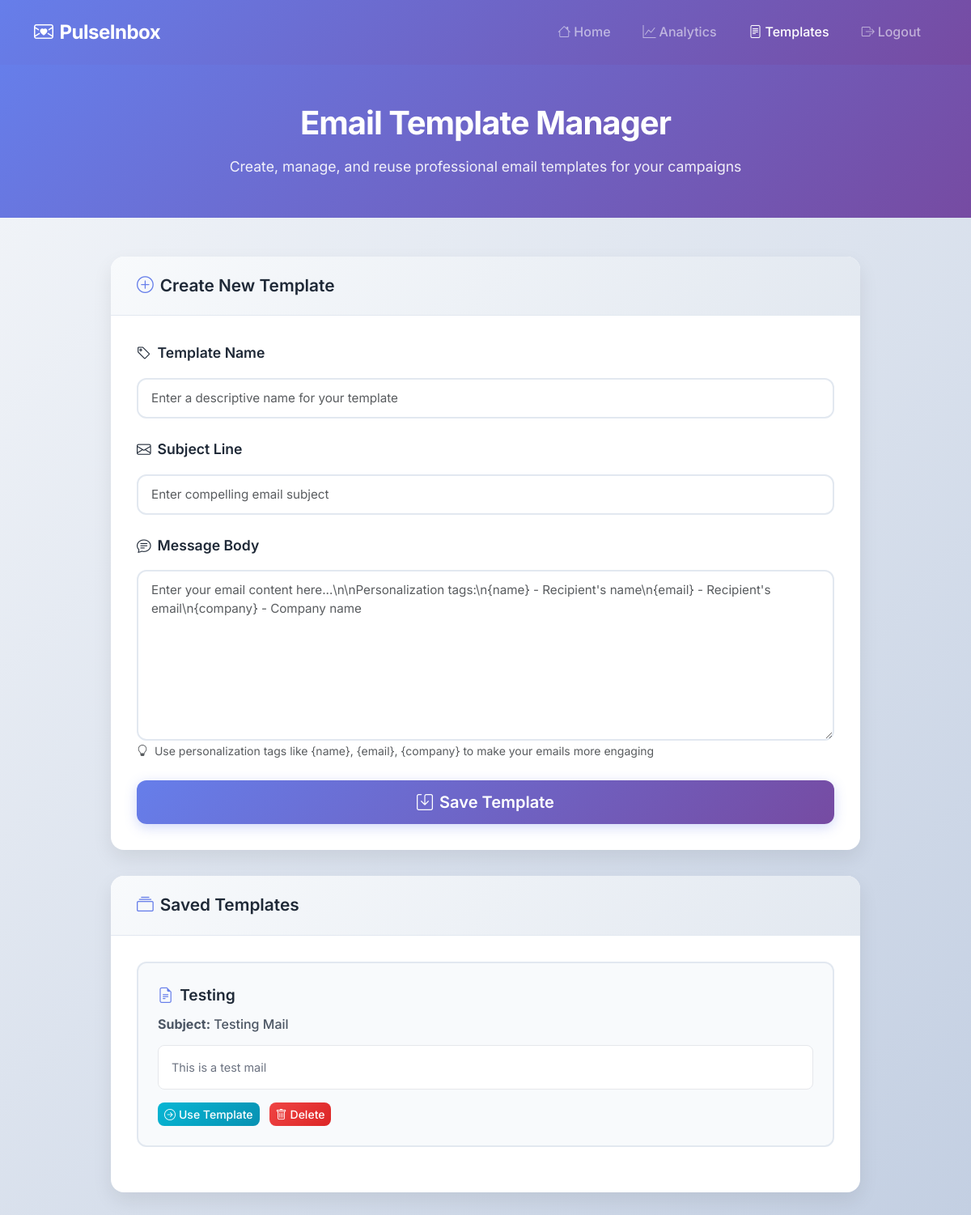
Screenshot of /templates (signed in) with the database file from the repository.
### tables this page shows
CREATE TABLE templates (
            id INTEGER PRIMARY KEY,
            name TEXT UNIQUE,
            subject TEXT,
            body TEXT,
            created_at TIMESTAMP DEFAULT CURRENT_TIMESTAMP
        );

### app.py (the view)
@app.route("/templates")
def template_manager():
    conn = sqlite3.connect('email_campaigns.db')
    c = conn.cursor()
    c.execute('SELECT name, subject, body FROM templates')
    templates = [{'name': row[0], 'subject': row[1], 'body': row[2]} for row in c.fetchall()]
    conn.close()
    return render_template("template_manager.html", templates=templates)

### app.py (called while the page is built)
@app.before_request
def before_request():
    if request.endpoint in PUBLIC_ROUTES:
        pass
    elif not session.get('logged_in') and request.endpoint != 'login':
        return redirect(url_for('login'))
    request.environ['HTTP_NGROK_SKIP_BROWSER_WARNING'] = 'true'
    request.environ['HTTP_NGROK_SKIP_BROWSER_WARNING'] = 'any'

@app.after_request
def after_request(response):
    response.headers['ngrok-skip-browser-warning'] = 'true'
    response.headers['ngrok-skip-browser-warning'] = 'any'
    response.headers['ngrok-skip-browser-warning'] = '1'
    response.headers['User-Agent'] = 'GradientMIT-EmailTracker/1.0'
    response.headers['X-Requested-With'] = 'XMLHttpRequest'
    response.headers['Accept'] = 'text/html,application/xhtml+xml,application/xml;q=0.9,*/*;q=0.8'
    response.headers['X-Forwarded-For'] = '127.0.0.1'
    response.headers['X-Real-IP'] = '127.0.0.1'
    response.headers['CF-Connecting-IP'] = '127.0.0.1'
    response.headers['Cache-Control'] = 'no-cache, no-store, must-revalidate'
    response.headers['Pragma'] = 'no-cache'
    response.headers['Expires'] = '0'
    return response

### templates/template_manager.html (shortened to what this page needs)
<!DOCTYPE html>
<html lang="en">
<head>
    <link href="https://cdn.jsdelivr.net/npm/bootstrap@5.3.0/dist/css/bootstrap.min.css" rel="stylesheet">
    <link rel="stylesheet" href="https://cdn.jsdelivr.net/npm/bootstrap-icons@1.10.5/font/bootstrap-icons.css">
</head>
<body>
    <nav class="navbar navbar-expand-lg navbar-dark">
        <div class="container">
            <a class="navbar-brand" href="/">
                <i class="bi bi-envelope-heart me-2"></i>PulseInbox
            </a>
            <div class="collapse navbar-collapse" id="navbarNav">
                <div class="navbar-nav ms-auto">
                    <a class="nav-link" href="/"><i class="bi bi-house me-1"></i>Home</a>
                    <a class="nav-link" href="/analytics"><i class="bi bi-graph-up me-1"></i>Analytics</a>
                    <a class="nav-link active" href="/templates"><i class="bi bi-file-text me-1"></i>Templates</a>
                    <a class="nav-link" href="/logout"><i class="bi bi-box-arrow-right me-1"></i>Logout</a>
                </div>
            </div>
        </div>
    </nav>
    <section class="hero-section">
        <div class="container">
            <div class="row align-items-center">
                <div class="col-lg-8 mx-auto text-center hero-content">
                    <h1 class="hero-title">Email Template Manager</h1>
                    <p class="hero-subtitle">Create, manage, and reuse professional email templates for your campaigns</p>
                </div>
            </div>
        </div>
    </section>
    <div class="container">
        <div class="row">
            <div class="col-lg-10 mx-auto">
                <div class="main-card">
                    <div class="card-header">
                        <h3 class="card-title">
                            <i class="bi bi-plus-circle me-2" style="color: var(--primary-color);"></i>Create New Template
                        </h3>
                    </div>
                    <div class="card-body">
                        <form method="POST" action="{{ url_for('save_template') }}">
                            <div class="mb-4">
                                <div class="section-title">
                                    <i class="bi bi-tag"></i>
                                    Template Name
                                </div>
                                <input type="text" class="form-control" name="template_name" placeholder="Enter a descriptive name for your template" required>
                            </div>
                            <div class="mb-4">
                                <div class="section-title">
                                    <i class="bi bi-envelope"></i>
                                    Subject Line
                                </div>
                                <input type="text" class="form-control" name="subject" placeholder="Enter compelling email subject" required>
                            </div>
                            <div class="mb-4">
                                <div class="section-title">
                                    <i class="bi bi-chat-text"></i>
                                    Message Body
                                </div>
                                <textarea class="form-control" name="body" rows="8" placeholder="Enter your email content here...\n\nPersonalization tags:\n{name} - Recipient's name\n{email} - Recipient's email\n{company} - Company name" required></textarea>
                                <small class="form-text text-muted mt-2">
                                    <i class="bi bi-lightbulb me-1"></i>
                                    Use personalization tags like {name}, {email}, {company} to make your emails more engaging
                                </small>
                            </div>
                            <div class="d-grid">
                                <button type="submit" class="btn btn-primary btn-lg">
                                    <i class="bi bi-save me-2"></i>Save Template
                                </button>
                            </div>
                        </form>
                    </div>
                </div>
                <div class="main-card">
                    <div class="card-header">
                        <h3 class="card-title">
                            <i class="bi bi-collection me-2" style="color: var(--primary-color);"></i>Saved Templates
                        </h3>
                    </div>
                    <div class="card-body">
                        {% if templates %}
                            {% for template in templates %}
                            <div class="template-item" data-name="{{ template.name }}">
                                <div class="template-name">
                                    <i class="bi bi-file-earmark-text" style="color: var(--primary-color);"></i>
                                    {{ template.name }}
                                </div>
                                <div class="template-subject">
                                    <strong>Subject:</strong> {{ template.subject }}
                                </div>
                                <div class="template-body">
                                    {{ template.body[:150] }}{% if template.body|length > 150 %}...{% endif %}
                                </div>
                                <div class="template-actions">
                                    <button class="btn btn-info btn-sm" onclick="useTemplate('{{ template.name }}')">
                                        <i class="bi bi-arrow-right-circle me-1"></i>Use Template
                                    </button>
                                    <button class="btn btn-danger btn-sm" onclick="deleteTemplate('{{ template.name }}')">
                                        <i class="bi bi-trash me-1"></i>Delete
                                    </button>
                                </div>
                            </div>
                            {% endfor %}
                        {% else %}
                            <div class="empty-state">
                                <i class="bi bi-inbox"></i>
                                <h4>No Templates Yet</h4>
                                <p>Create your first email template to get started with professional campaigns.</p>
                            </div>
                        {% endif %}
                    </div>
                </div>
            </div>
        </div>
    </div>
</body>
</html>

### templates/template_manager.html (style rules this page uses)
:root { --primary-gradient: linear-gradient(135deg, #667eea 0%, #764ba2 100%); --primary-color: #667eea; --secondary-color: #764ba2; --success-color: #10b981; --warning-color: #f59e0b; --danger-color: #ef4444; --dark-color: #1f2937; --light-bg: #f8fafc; --card-shadow: 0 10px 25px rgba(0,0,0,0.08); --border-radius: 16px; }
body { background: linear-gradient(135deg, #f5f7fa 0%, #c3cfe2 100%); font-family: 'Inter', sans-serif; line-height: 1.6; color: var(--dark-color); min-height: 100vh; }
.navbar { background: var(--primary-gradient); backdrop-filter: blur(10px); box-shadow: 0 4px 20px rgba(0,0,0,0.1); padding: 1rem 0; }
.navbar-brand { font-weight: 700; font-size: 1.5rem; letter-spacing: -0.5px; }
.nav-link { font-weight: 500; transition: all 0.3s ease; border-radius: 8px; margin: 0 4px; padding: 8px 16px !important; }
.hero-section { background: var(--primary-gradient); color: white; padding: 3rem 0 2rem; margin-bottom: 3rem; position: relative; overflow: hidden; }
.hero-content { position: relative; z-index: 1; }
.hero-title { font-size: 2.5rem; font-weight: 700; margin-bottom: 1rem; letter-spacing: -1px; }
.hero-subtitle { font-size: 1.1rem; opacity: 0.9; font-weight: 400; }
.main-card { border: none; box-shadow: var(--card-shadow); border-radius: var(--border-radius); background: white; overflow: hidden; transition: transform 0.3s ease, box-shadow 0.3s ease; margin-bottom: 2rem; }
.card-header { background: linear-gradient(135deg, #f8fafc 0%, #e2e8f0 100%); border-bottom: 1px solid #e2e8f0; padding: 1.5rem 2rem; }
.card-title { font-size: 1.3rem; font-weight: 600; color: var(--dark-color); margin: 0; }
.card-body { padding: 2rem; }
.form-control, .form-select { border-radius: 12px; border: 2px solid #e2e8f0; padding: 0.75rem 1rem; font-size: 0.95rem; transition: all 0.3s ease; background: white; }
.btn-primary { background: var(--primary-gradient); border: none; border-radius: 12px; padding: 0.75rem 1.5rem; font-weight: 600; transition: all 0.3s ease; box-shadow: 0 4px 15px rgba(102, 126, 234, 0.3); }
.btn-info { background: linear-gradient(135deg, #06b6d4 0%, #0891b2 100%); border: none; border-radius: 8px; color: white; font-weight: 500; transition: all 0.3s ease; }
.btn-danger { background: linear-gradient(135deg, #ef4444 0%, #dc2626 100%); border: none; border-radius: 8px; color: white; font-weight: 500; transition: all 0.3s ease; }
.template-item { background: #f8fafc; border: 2px solid #e2e8f0; border-radius: 12px; padding: 1.5rem; margin-bottom: 1.5rem; transition: all 0.3s ease; position: relative; }
.template-name { font-size: 1.2rem; font-weight: 600; color: var(--dark-color); margin-bottom: 0.5rem; display: flex; align-items: center; gap: 0.5rem; }
.template-subject { font-weight: 500; color: #4b5563; margin-bottom: 0.75rem; }
.template-body { color: #6b7280; font-size: 0.9rem; line-height: 1.5; margin-bottom: 1rem; background: white; padding: 1rem; border-radius: 8px; border: 1px solid #e5e7eb; }
.template-actions { display: flex; gap: 0.75rem; flex-wrap: wrap; }
.section-title { font-size: 1.1rem; font-weight: 600; color: var(--dark-color); margin-bottom: 1rem; display: flex; align-items: center; gap: 0.5rem; }

### rows the page displays
templates: name "Testing", subject "Testing Mail", body "This is a test mail"
